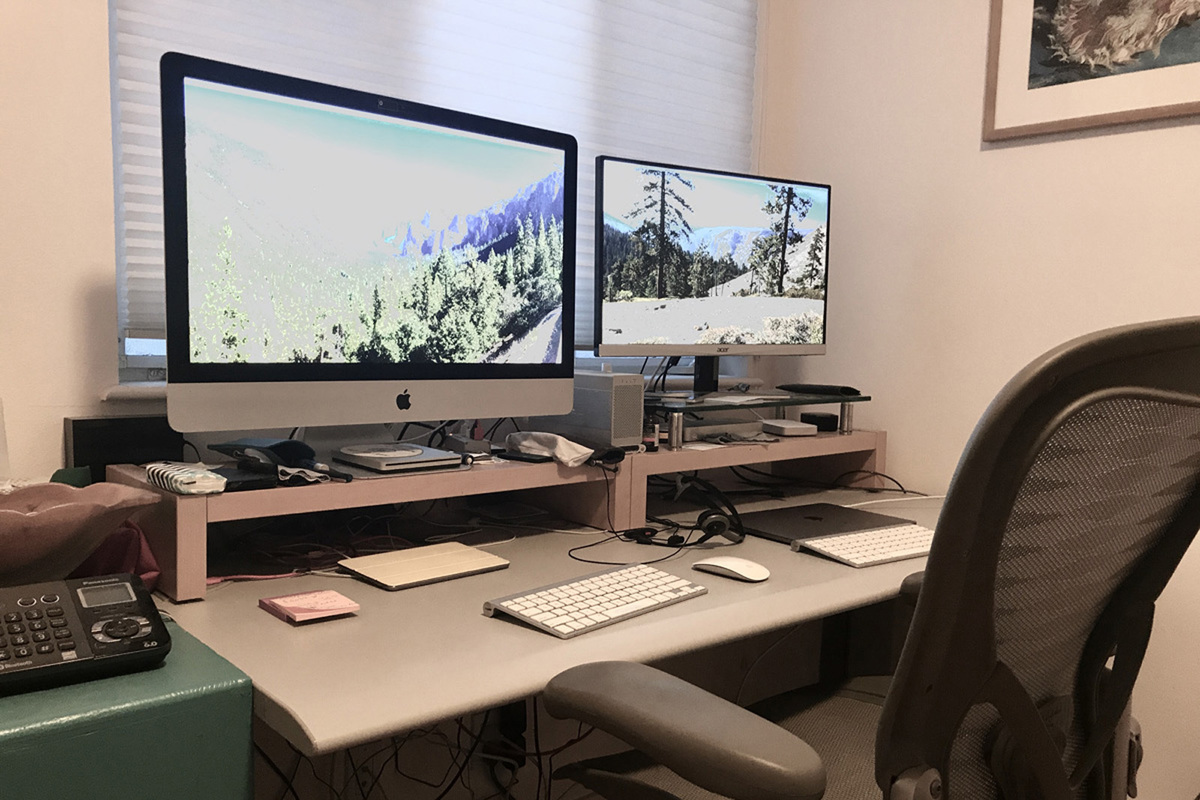
#> input picture home_office.jpg, 1200 x 800 px, found by its file name
$ jupyter execute --allow-errors 'Yolo Object Detection using - OpenCV.ipynb'
#> lines starting #> are read from the running program, lines starting #| are printed output that depends on the picture
# YOLO - object detection
- YOLO — You Only Look Once — is an extremely fast multi object detection algorithm which uses convolutional neural network (CNN) to detect and identify objects.

- The neural network has this network architecture.

- The YOLO neural network has 254 components. You can print them to the console with:

        ln = net.getLayerNames()
        print(len(ln), ln)

# Import necessary files and libraries

[cell 1]
# Yolo = You Only Look Once - Single Stage Detector
import cv2
import numpy as np
import os
import sys
import matplotlib.pyplot as plt

[cell 2]
config_path = "E:/analytics/projects/yolo/yolov3.cfg"

# Weights are just like saving an already model
weights = "E:/analytics/projects/yolo/yolov3.weights"
labels = open("E:/analytics/projects/yolo/coco.names").read().strip().split("\n")
#> (reads coco.names from the repository)

CONFIDENCE = 0.5
SCORE_THRESHOLD = 0.5
# Intersection over union - IOU value used in object detection to measure the overlap of predicted vs actual box of object
IOU_THRESHOLD = 0.5

#> (a cell that did not finish here is left out)

# Outline Border Colors

[cell 4]
# Colors to pick for rectangle around the objects
colors = np.random.randint(0, 255, size = (len(labels), 3), dtype = 'uint8')

[cell 5]
colors[0:3]

# Model

## Blob
- The input to the network is a so-called blob object. The function cv.dnn.blobFromImage(img, scale, size, mean) transforms the image into a blob:

        blob = cv.dnn.blobFromImage(img, 1/255.0, (416, 416), swapRB=True, crop=False)

- It has the following parameters:
    - The image to transform
    - The scale factor (1/255 to scale the pixel values to [0..1])
    - The size, here a 416x416 square image
    - The mean value (default=0)
    - The option swapBR=True (since OpenCV uses BGR)

- A blob is a 4D numpy array object (images, channels, width, height).

[cell 6]
# Model
def model_output(path_name):
    image = cv2.imread(path_name)
    file_name = os.path.basename(path_name)  # Reading filename

    # File name & extension
    filename, ext = file_name.split(".")     # Seperating filename and it's extension(like jpg)
    h, w = image.shape[:2]

    # Preprocessing of image
    blob = cv2.dnn.blobFromImage(image, 1/255.0, (416,416), swapRB = True, crop = False)

    # Set DNN (Yolo) model layer
    net.setInput(blob)
    ln = net.getLayerNames()
    ln = [ln[i - 1] for i in net.getUnconnectedOutLayers()]  #ln = [ln[i[0] - 1] for i in net.getUnconnectedOutLayers()] this is for older version

    # Output layer
    layer_outputs = net.forward(ln)
    boxes, confidences, class_ids = [], [], []

    for output in layer_outputs:
        for detection in output:
            scores = detection[5:]
            # multiclass probability to its class labels
            class_id = np.argmax(scores)
            confidence = scores[class_id]
            if confidence > CONFIDENCE:
                box = detection[:4]*np.array([w,h,w,h])
                # center coordinates of box , total width of object , total length of object
                (centerX, centerY, width, height) = box.astype("int")
                # start coordinate
                x = int(centerX - (width / 2))
                y = int(centerY - (height / 2))
                boxes.append([x,y,int(width), int(height)])
                confidences.append(float(confidence))
                class_ids.append(class_id)
    return boxes, confidences, class_ids

[cell 7]
def detection_recognition(path_name):
    image = cv2.imread(path_name)
#> image is the input picture: shape (800, 1200, 3); mean B, G, R 118.2, 127.4, 139.2
    boxes, confidences, class_ids = model_output(path_name)

    # Id , Coordinates of Boxes, SCORE_THRESHOLD, IOU_THRESHOLD
    idxs = cv2.dnn.NMSBoxes(boxes, confidences, SCORE_THRESHOLD, IOU_THRESHOLD)
    font_scale = 1
    thickness = 2

    # Check if atleast one object is detected
    if len(idxs)>0:
        for i in idxs.flatten():
            x,y = boxes[i][0], boxes[i][1]
            w,h = boxes[i][2], boxes[i][3]
            color = [int(c) for c in colors[class_ids[i]]]
            cv2.rectangle(image, (x,y), (x+w, y+h), color = color, thickness= thickness)
            text = f"{labels[class_ids[i]]}: {confidences[i]:.2f}"
            (text_width, text_height) = cv2.getTextSize(text, cv2.FONT_HERSHEY_SIMPLEX, fontScale=font_scale, thickness=thickness)[0]
            text_offset_x = x
            text_offset_y = y - 5
            box_coords = ((text_offset_x, text_offset_y), (text_offset_x + text_width + 2, text_offset_y - text_height))
            overlay = image.copy()
            cv2.rectangle(overlay, box_coords[0], box_coords[1], color=color, thickness=cv2.FILLED)
            image = cv2.addWeighted(overlay, 0.8, image, 0.2, 0)#add two copies to one and the numbers define blending percent
            cv2.putText(image, text, (x, y - 5), cv2.FONT_HERSHEY_SIMPLEX,
            fontScale = font_scale, color=(0, 0, 0), thickness=thickness)
    %matplotlib inline
    plt.rcParams['figure.figsize'] = (10.0, 10.0)
    plt.imshow(cv2.cvtColor(image, cv2.COLOR_BGR2RGB))
    plt.show()

#> (a cell that did not finish here is left out)

#> (a cell that did not finish here is left out)

#> call 2 of detection_recognition, with path_name = 'E:/analytics/projects/yolo/dog.jpg'
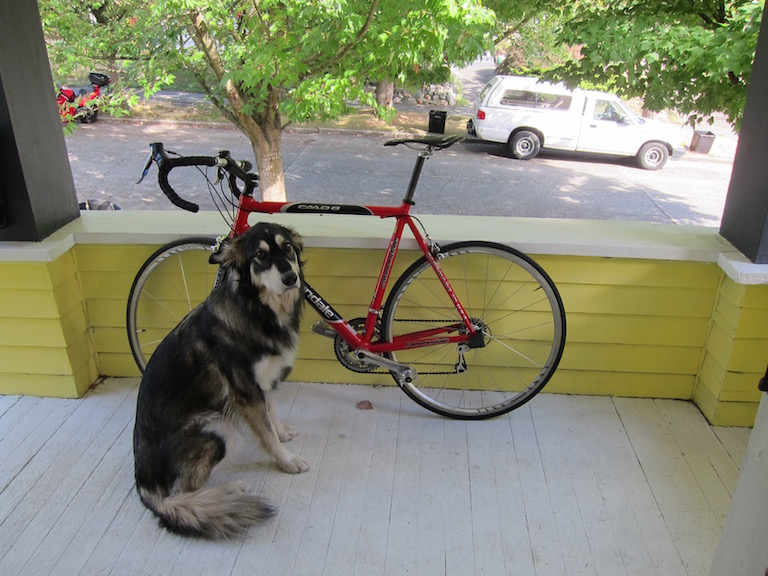
#> input picture dog.jpg, 768 x 576 px, found by its file name
#> in detection_recognition, image is the input picture: shape (576, 768, 3); mean B, G, R 114.1, 135.7, 134.4

#> (a cell that did not finish here is left out)

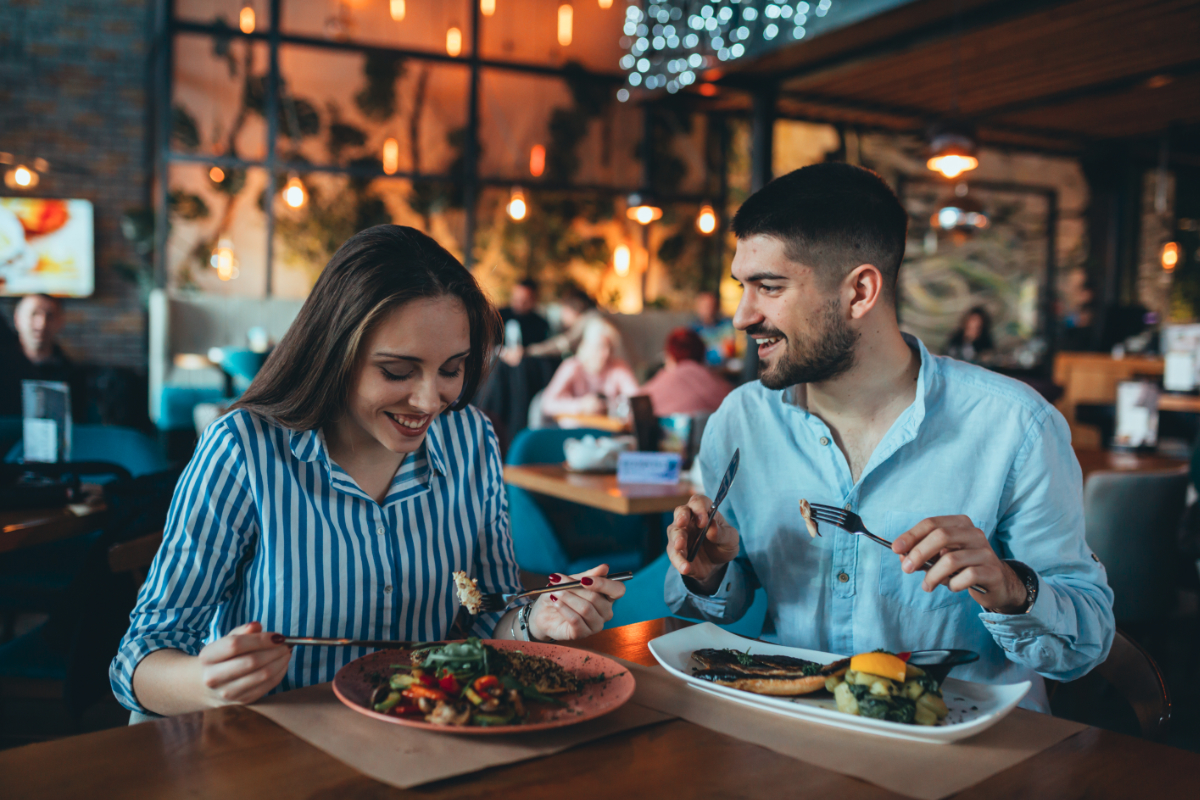
#> input picture Restaurant_Image.jpg, 1200 x 800 px, found by its file name
#> in detection_recognition, image is the input picture: shape (800, 1200, 3); mean B, G, R 80, 83.4, 85.3

#> (a cell that did not finish here is left out)

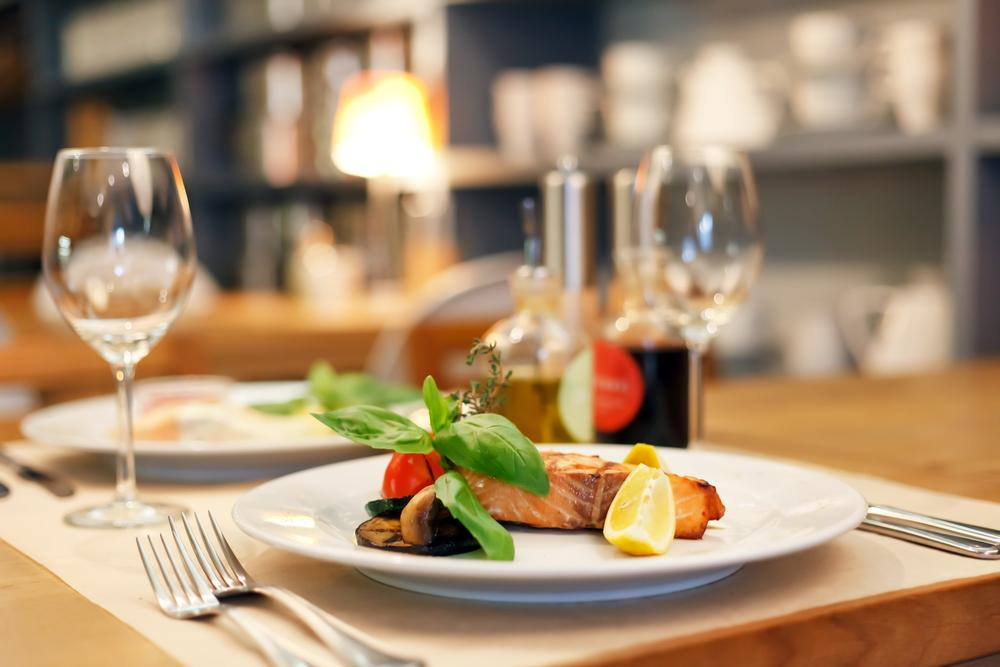
#> input picture Restaurant_Image1.jpg, 1000 x 667 px, found by its file name
#> in detection_recognition, image is the input picture: shape (667, 1000, 3); mean B, G, R 109.8, 139.7, 165.7
